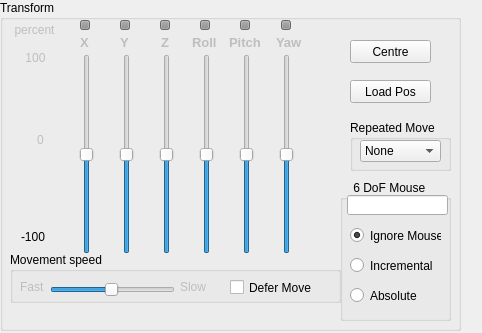
<?xml version="1.0" encoding="UTF-8"?>
<ui version="4.0">
 <class>Frame</class>
 <widget class="QFrame" name="Frame">
  <property name="geometry">
   <rect>
    <x>0</x>
    <y>0</y>
    <width>482</width>
    <height>333</height>
   </rect>
  </property>
  <property name="windowTitle">
   <string>Frame</string>
  </property>
  <widget class="QGroupBox" name="transform_panel">
   <property name="enabled">
    <bool>true</bool>
   </property>
   <property name="geometry">
    <rect>
     <x>0</x>
     <y>0</y>
     <width>461</width>
     <height>331</height>
    </rect>
   </property>
   <property name="title">
    <string>Transform</string>
   </property>
   <property name="flat">
    <bool>false</bool>
   </property>
   <widget class="QSlider" name="sld_0">
    <property name="enabled">
     <bool>true</bool>
    </property>
    <property name="geometry">
     <rect>
      <x>76</x>
      <y>54</y>
      <width>21</width>
      <height>200</height>
     </rect>
    </property>
    <property name="minimum">
     <number>-100</number>
    </property>
    <property name="maximum">
     <number>100</number>
    </property>
    <property name="value">
     <number>0</number>
    </property>
    <property name="orientation">
     <enum>Qt::Vertical</enum>
    </property>
    <property name="tickPosition">
     <enum>QSlider::NoTicks</enum>
    </property>
   </widget>
   <widget class="QSlider" name="sld_3">
    <property name="geometry">
     <rect>
      <x>196</x>
      <y>54</y>
      <width>21</width>
      <height>200</height>
     </rect>
    </property>
    <property name="minimum">
     <number>-100</number>
    </property>
    <property name="maximum">
     <number>100</number>
    </property>
    <property name="value">
     <number>0</number>
    </property>
    <property name="orientation">
     <enum>Qt::Vertical</enum>
    </property>
    <property name="tickPosition">
     <enum>QSlider::NoTicks</enum>
    </property>
   </widget>
   <widget class="QSlider" name="sld_1">
    <property name="geometry">
     <rect>
      <x>116</x>
      <y>54</y>
      <width>21</width>
      <height>200</height>
     </rect>
    </property>
    <property name="minimum">
     <number>-100</number>
    </property>
    <property name="maximum">
     <number>100</number>
    </property>
    <property name="value">
     <number>0</number>
    </property>
    <property name="orientation">
     <enum>Qt::Vertical</enum>
    </property>
    <property name="tickPosition">
     <enum>QSlider::NoTicks</enum>
    </property>
   </widget>
   <widget class="QSlider" name="sld_2">
    <property name="geometry">
     <rect>
      <x>156</x>
      <y>54</y>
      <width>21</width>
      <height>200</height>
     </rect>
    </property>
    <property name="minimum">
     <number>-100</number>
    </property>
    <property name="maximum">
     <number>100</number>
    </property>
    <property name="value">
     <number>0</number>
    </property>
    <property name="orientation">
     <enum>Qt::Vertical</enum>
    </property>
    <property name="tickPosition">
     <enum>QSlider::NoTicks</enum>
    </property>
   </widget>
   <widget class="QSlider" name="sld_4">
    <property name="geometry">
     <rect>
      <x>236</x>
      <y>54</y>
      <width>21</width>
      <height>200</height>
     </rect>
    </property>
    <property name="minimum">
     <number>-100</number>
    </property>
    <property name="maximum">
     <number>100</number>
    </property>
    <property name="value">
     <number>0</number>
    </property>
    <property name="orientation">
     <enum>Qt::Vertical</enum>
    </property>
    <property name="tickPosition">
     <enum>QSlider::NoTicks</enum>
    </property>
   </widget>
   <widget class="QSlider" name="sld_5">
    <property name="enabled">
     <bool>true</bool>
    </property>
    <property name="geometry">
     <rect>
      <x>276</x>
      <y>54</y>
      <width>21</width>
      <height>200</height>
     </rect>
    </property>
    <property name="minimum">
     <number>-100</number>
    </property>
    <property name="maximum">
     <number>100</number>
    </property>
    <property name="value">
     <number>0</number>
    </property>
    <property name="orientation">
     <enum>Qt::Vertical</enum>
    </property>
    <property name="tickPosition">
     <enum>QSlider::NoTicks</enum>
    </property>
   </widget>
   <widget class="QLabel" name="label_5">
    <property name="geometry">
     <rect>
      <x>10</x>
      <y>230</y>
      <width>46</width>
      <height>13</height>
     </rect>
    </property>
    <property name="text">
     <string>-100</string>
    </property>
    <property name="alignment">
     <set>Qt::AlignCenter</set>
    </property>
   </widget>
   <widget class="QLabel" name="label_6">
    <property name="enabled">
     <bool>false</bool>
    </property>
    <property name="geometry">
     <rect>
      <x>20</x>
      <y>50</y>
      <width>31</width>
      <height>16</height>
     </rect>
    </property>
    <property name="text">
     <string>100</string>
    </property>
    <property name="alignment">
     <set>Qt::AlignCenter</set>
    </property>
   </widget>
   <widget class="QLabel" name="label_3">
    <property name="enabled">
     <bool>false</bool>
    </property>
    <property name="geometry">
     <rect>
      <x>30</x>
      <y>130</y>
      <width>21</width>
      <height>20</height>
     </rect>
    </property>
    <property name="text">
     <string>0</string>
    </property>
    <property name="alignment">
     <set>Qt::AlignCenter</set>
    </property>
   </widget>
   <widget class="QGroupBox" name="gb_space_mouse">
    <property name="enabled">
     <bool>true</bool>
    </property>
    <property name="geometry">
     <rect>
      <x>340</x>
      <y>180</y>
      <width>111</width>
      <height>141</height>
     </rect>
    </property>
    <property name="title">
     <string>    6 DoF Mouse</string>
    </property>
    <widget class="QLineEdit" name="txt_spacemouse">
     <property name="enabled">
      <bool>true</bool>
     </property>
     <property name="geometry">
      <rect>
       <x>7</x>
       <y>15</y>
       <width>101</width>
       <height>20</height>
      </rect>
     </property>
    </widget>
    <widget class="QRadioButton" name="rb_m_off">
     <property name="enabled">
      <bool>true</bool>
     </property>
     <property name="geometry">
      <rect>
       <x>10</x>
       <y>40</y>
       <width>91</width>
       <height>31</height>
      </rect>
     </property>
     <property name="text">
      <string>Ignore Mouse</string>
     </property>
     <property name="checked">
      <bool>true</bool>
     </property>
    </widget>
    <widget class="QRadioButton" name="rb_m_inc">
     <property name="enabled">
      <bool>true</bool>
     </property>
     <property name="geometry">
      <rect>
       <x>10</x>
       <y>70</y>
       <width>91</width>
       <height>31</height>
      </rect>
     </property>
     <property name="text">
      <string>Incremental</string>
     </property>
    </widget>
    <widget class="QRadioButton" name="rb_m_abs">
     <property name="enabled">
      <bool>true</bool>
     </property>
     <property name="geometry">
      <rect>
       <x>10</x>
       <y>100</y>
       <width>91</width>
       <height>31</height>
      </rect>
     </property>
     <property name="text">
      <string>Absolute</string>
     </property>
    </widget>
   </widget>
   <widget class="QLabel" name="label">
    <property name="enabled">
     <bool>false</bool>
    </property>
    <property name="geometry">
     <rect>
      <x>80</x>
      <y>34</y>
      <width>21</width>
      <height>16</height>
     </rect>
    </property>
    <property name="font">
     <font>
      <pointsize>10</pointsize>
      <weight>75</weight>
      <bold>true</bold>
     </font>
    </property>
    <property name="text">
     <string>X</string>
    </property>
   </widget>
   <widget class="QLabel" name="label_7">
    <property name="enabled">
     <bool>false</bool>
    </property>
    <property name="geometry">
     <rect>
      <x>120</x>
      <y>34</y>
      <width>21</width>
      <height>16</height>
     </rect>
    </property>
    <property name="font">
     <font>
      <pointsize>10</pointsize>
      <weight>75</weight>
      <bold>true</bold>
     </font>
    </property>
    <property name="text">
     <string>Y</string>
    </property>
   </widget>
   <widget class="QLabel" name="label_8">
    <property name="enabled">
     <bool>false</bool>
    </property>
    <property name="geometry">
     <rect>
      <x>161</x>
      <y>34</y>
      <width>20</width>
      <height>16</height>
     </rect>
    </property>
    <property name="font">
     <font>
      <pointsize>10</pointsize>
      <weight>75</weight>
      <bold>true</bold>
     </font>
    </property>
    <property name="text">
     <string>Z</string>
    </property>
   </widget>
   <widget class="QLabel" name="label_9">
    <property name="enabled">
     <bool>false</bool>
    </property>
    <property name="geometry">
     <rect>
      <x>192</x>
      <y>34</y>
      <width>31</width>
      <height>16</height>
     </rect>
    </property>
    <property name="font">
     <font>
      <pointsize>10</pointsize>
      <weight>75</weight>
      <bold>true</bold>
     </font>
    </property>
    <property name="text">
     <string>Roll</string>
    </property>
   </widget>
   <widget class="QLabel" name="label_10">
    <property name="enabled">
     <bool>false</bool>
    </property>
    <property name="geometry">
     <rect>
      <x>229</x>
      <y>34</y>
      <width>41</width>
      <height>16</height>
     </rect>
    </property>
    <property name="font">
     <font>
      <pointsize>10</pointsize>
      <weight>75</weight>
      <bold>true</bold>
     </font>
    </property>
    <property name="text">
     <string>Pitch</string>
    </property>
   </widget>
   <widget class="QLabel" name="label_11">
    <property name="enabled">
     <bool>false</bool>
    </property>
    <property name="geometry">
     <rect>
      <x>276</x>
      <y>34</y>
      <width>31</width>
      <height>16</height>
     </rect>
    </property>
    <property name="font">
     <font>
      <pointsize>10</pointsize>
      <weight>75</weight>
      <bold>true</bold>
     </font>
    </property>
    <property name="text">
     <string>Yaw</string>
    </property>
   </widget>
   <widget class="QPushButton" name="btn_centre">
    <property name="enabled">
     <bool>true</bool>
    </property>
    <property name="geometry">
     <rect>
      <x>350</x>
      <y>40</y>
      <width>81</width>
      <height>23</height>
     </rect>
    </property>
    <property name="text">
     <string>Centre</string>
    </property>
   </widget>
   <widget class="QLabel" name="label_12">
    <property name="enabled">
     <bool>false</bool>
    </property>
    <property name="geometry">
     <rect>
      <x>4</x>
      <y>20</y>
      <width>61</width>
      <height>20</height>
     </rect>
    </property>
    <property name="text">
     <string>percent</string>
    </property>
    <property name="alignment">
     <set>Qt::AlignCenter</set>
    </property>
   </widget>
   <widget class="QPushButton" name="btn_load_pos">
    <property name="enabled">
     <bool>true</bool>
    </property>
    <property name="geometry">
     <rect>
      <x>350</x>
      <y>80</y>
      <width>81</width>
      <height>23</height>
     </rect>
    </property>
    <property name="text">
     <string>Load Pos</string>
    </property>
   </widget>
   <widget class="QProgressBar" name="pg_0">
    <property name="enabled">
     <bool>false</bool>
    </property>
    <property name="geometry">
     <rect>
      <x>80</x>
      <y>20</y>
      <width>10</width>
      <height>10</height>
     </rect>
    </property>
    <property name="maximum">
     <number>1</number>
    </property>
    <property name="value">
     <number>1</number>
    </property>
    <property name="textVisible">
     <bool>false</bool>
    </property>
   </widget>
   <widget class="QProgressBar" name="pg_1">
    <property name="enabled">
     <bool>false</bool>
    </property>
    <property name="geometry">
     <rect>
      <x>120</x>
      <y>20</y>
      <width>10</width>
      <height>10</height>
     </rect>
    </property>
    <property name="maximum">
     <number>1</number>
    </property>
    <property name="value">
     <number>1</number>
    </property>
    <property name="textVisible">
     <bool>false</bool>
    </property>
   </widget>
   <widget class="QProgressBar" name="pg_3">
    <property name="enabled">
     <bool>false</bool>
    </property>
    <property name="geometry">
     <rect>
      <x>200</x>
      <y>20</y>
      <width>10</width>
      <height>10</height>
     </rect>
    </property>
    <property name="maximum">
     <number>1</number>
    </property>
    <property name="value">
     <number>1</number>
    </property>
    <property name="textVisible">
     <bool>false</bool>
    </property>
   </widget>
   <widget class="QProgressBar" name="pg_2">
    <property name="enabled">
     <bool>false</bool>
    </property>
    <property name="geometry">
     <rect>
      <x>160</x>
      <y>20</y>
      <width>10</width>
      <height>10</height>
     </rect>
    </property>
    <property name="maximum">
     <number>1</number>
    </property>
    <property name="value">
     <number>1</number>
    </property>
    <property name="textVisible">
     <bool>false</bool>
    </property>
   </widget>
   <widget class="QProgressBar" name="pg_5">
    <property name="enabled">
     <bool>false</bool>
    </property>
    <property name="geometry">
     <rect>
      <x>281</x>
      <y>20</y>
      <width>10</width>
      <height>10</height>
     </rect>
    </property>
    <property name="maximum">
     <number>1</number>
    </property>
    <property name="value">
     <number>1</number>
    </property>
    <property name="textVisible">
     <bool>false</bool>
    </property>
   </widget>
   <widget class="QProgressBar" name="pg_4">
    <property name="enabled">
     <bool>false</bool>
    </property>
    <property name="geometry">
     <rect>
      <x>240</x>
      <y>20</y>
      <width>10</width>
      <height>10</height>
     </rect>
    </property>
    <property name="maximum">
     <number>1</number>
    </property>
    <property name="value">
     <number>1</number>
    </property>
    <property name="textVisible">
     <bool>false</bool>
    </property>
   </widget>
   <widget class="QGroupBox" name="groupBox_2">
    <property name="enabled">
     <bool>true</bool>
    </property>
    <property name="geometry">
     <rect>
      <x>10</x>
      <y>252</y>
      <width>331</width>
      <height>51</height>
     </rect>
    </property>
    <property name="title">
     <string>Movement speed</string>
    </property>
    <widget class="QLabel" name="label_15">
     <property name="enabled">
      <bool>false</bool>
     </property>
     <property name="geometry">
      <rect>
       <x>170</x>
       <y>28</y>
       <width>40</width>
       <height>14</height>
      </rect>
     </property>
     <property name="text">
      <string>Slow</string>
     </property>
    </widget>
    <widget class="QSlider" name="sld_lag">
     <property name="enabled">
      <bool>true</bool>
     </property>
     <property name="geometry">
      <rect>
       <x>40</x>
       <y>28</y>
       <width>125</width>
       <height>20</height>
      </rect>
     </property>
     <property name="minimum">
      <number>20</number>
     </property>
     <property name="maximum">
      <number>2000</number>
     </property>
     <property name="singleStep">
      <number>20</number>
     </property>
     <property name="value">
      <number>1000</number>
     </property>
     <property name="orientation">
      <enum>Qt::Horizontal</enum>
     </property>
    </widget>
    <widget class="QLabel" name="label_14">
     <property name="enabled">
      <bool>false</bool>
     </property>
     <property name="geometry">
      <rect>
       <x>10</x>
       <y>28</y>
       <width>40</width>
       <height>14</height>
      </rect>
     </property>
     <property name="text">
      <string>Fast</string>
     </property>
    </widget>
    <widget class="QCheckBox" name="chk_instant_move">
     <property name="enabled">
      <bool>true</bool>
     </property>
     <property name="geometry">
      <rect>
       <x>220</x>
       <y>20</y>
       <width>111</width>
       <height>31</height>
      </rect>
     </property>
     <property name="text">
      <string>Defer Move</string>
     </property>
    </widget>
   </widget>
   <widget class="QGroupBox" name="groupBox">
    <property name="geometry">
     <rect>
      <x>350</x>
      <y>120</y>
      <width>101</width>
      <height>51</height>
     </rect>
    </property>
    <property name="title">
     <string>Repeated Move</string>
    </property>
    <widget class="QComboBox" name="cmb_repeated_move">
     <property name="geometry">
      <rect>
       <x>10</x>
       <y>20</y>
       <width>81</width>
       <height>22</height>
      </rect>
     </property>
     <item>
      <property name="text">
       <string>None</string>
      </property>
     </item>
     <item>
      <property name="text">
       <string>Surge</string>
      </property>
     </item>
     <item>
      <property name="text">
       <string>Sway</string>
      </property>
     </item>
     <item>
      <property name="text">
       <string>Heave</string>
      </property>
     </item>
     <item>
      <property name="text">
       <string>Roll</string>
      </property>
     </item>
     <item>
      <property name="text">
       <string>Pitch</string>
      </property>
     </item>
     <item>
      <property name="text">
       <string>Yaw</string>
      </property>
     </item>
    </widget>
   </widget>
  </widget>
 </widget>
 <resources/>
 <connections/>
</ui>
